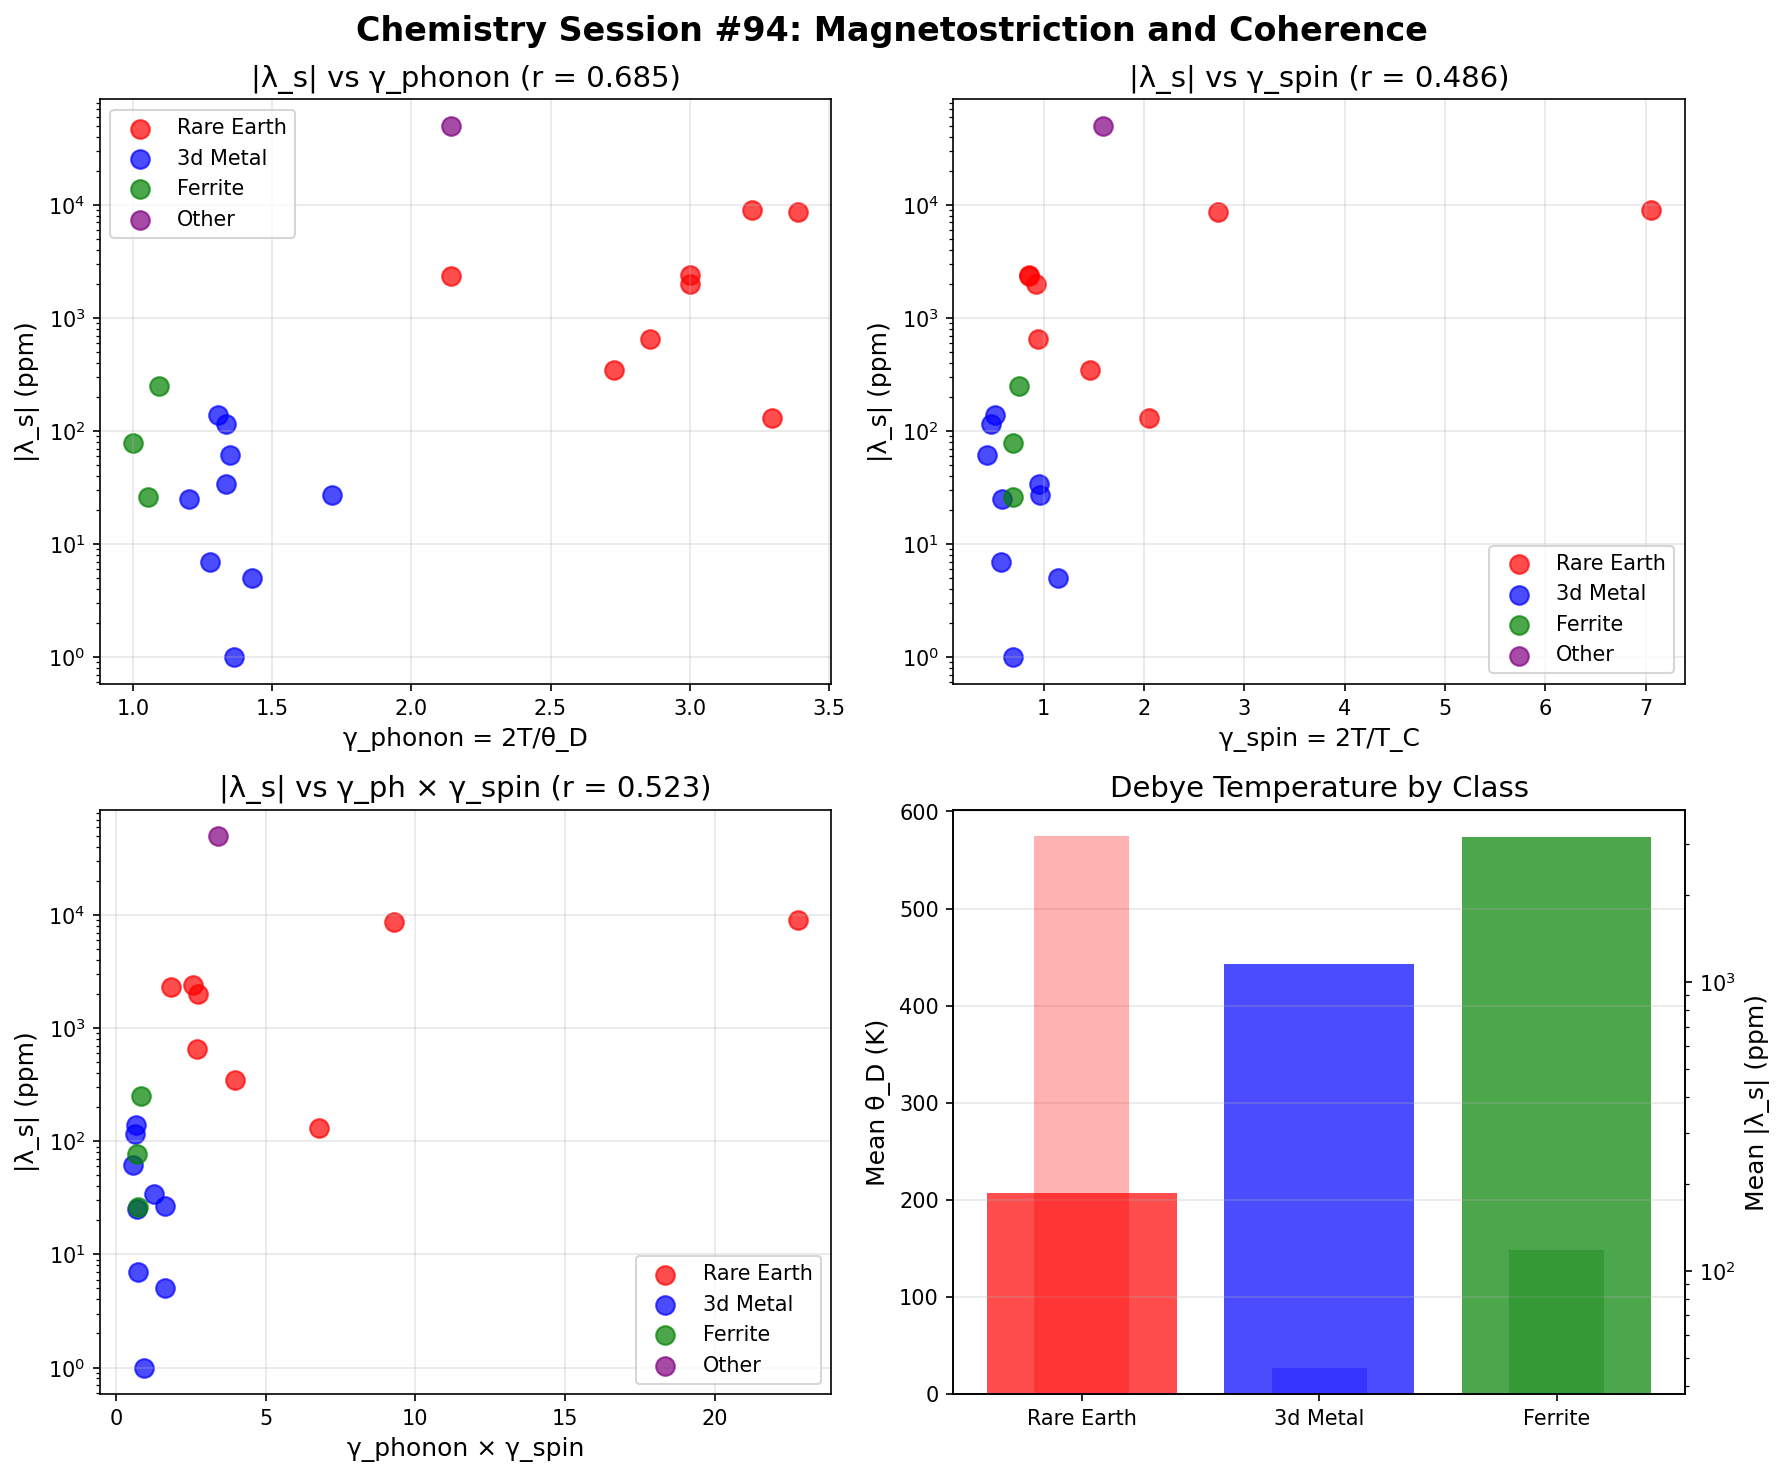

Generate this figure with Python:
#!/usr/bin/env python3
"""
Chemistry Session #94: Magnetostriction and Coherence

Test whether magnetostriction coefficient λ_s relates to coherence γ.

Magnetostriction = change in dimensions when magnetized
λ_s = saturation magnetostriction (dimensionless, typically ppm)

Session #93 showed piezoelectricity (mechanical-electrical) scales with γ.
Question: Does magnetostriction (mechanical-magnetic) also scale with γ?

Hypothesis:
- Like piezoelectricity, magnetostriction may be "soft mode" enhanced
- Alternatively, it may require spin-lattice coherence coupling
"""

import numpy as np
import matplotlib.pyplot as plt
from scipy import stats

# Magnetostriction data
# λ_s = saturation magnetostriction (×10^-6)
# θ_D = Debye temperature (K)
# T_C = Curie temperature (K)
# M_s = saturation magnetization (emu/cm³)

magnetostriction_data = {
    # Pure elements
    'Fe': {'lambda_s': -7, 'theta_D': 470, 'T_C': 1043, 'M_s': 1714},
    'Co': {'lambda_s': -62, 'theta_D': 445, 'T_C': 1388, 'M_s': 1422},
    'Ni': {'lambda_s': -34, 'theta_D': 450, 'T_C': 627, 'M_s': 485},
    'Gd': {'lambda_s': -130, 'theta_D': 182, 'T_C': 292, 'M_s': 2060},
    'Tb': {'lambda_s': 8700, 'theta_D': 177, 'T_C': 219, 'M_s': 3220},  # Giant!
    'Dy': {'lambda_s': 9000, 'theta_D': 186, 'T_C': 85, 'M_s': 2950},   # Giant!

    # Rare earth alloys (giant magnetostriction)
    'Terfenol-D (Tb0.3Dy0.7Fe2)': {'lambda_s': 2000, 'theta_D': 200, 'T_C': 653, 'M_s': 800},
    'Tb2Fe17': {'lambda_s': 350, 'theta_D': 220, 'T_C': 410, 'M_s': 1100},
    'SmFe2': {'lambda_s': -2340, 'theta_D': 280, 'T_C': 700, 'M_s': 900},
    'TbFe2': {'lambda_s': 2400, 'theta_D': 200, 'T_C': 700, 'M_s': 950},
    'DyFe2': {'lambda_s': 650, 'theta_D': 210, 'T_C': 635, 'M_s': 880},

    # Iron alloys
    'Fe65Co35': {'lambda_s': 140, 'theta_D': 460, 'T_C': 1170, 'M_s': 1950},
    'Fe50Co50': {'lambda_s': 115, 'theta_D': 450, 'T_C': 1250, 'M_s': 1950},
    'Fe-3Si': {'lambda_s': 25, 'theta_D': 500, 'T_C': 1020, 'M_s': 1550},
    'Fe81B13.5Si3.5C2 (Metglas)': {'lambda_s': 27, 'theta_D': 350, 'T_C': 623, 'M_s': 1250},

    # Nickel alloys
    'Permalloy (Ni80Fe20)': {'lambda_s': 1, 'theta_D': 440, 'T_C': 865, 'M_s': 860},
    'Invar (Fe64Ni36)': {'lambda_s': 5, 'theta_D': 420, 'T_C': 523, 'M_s': 1100},

    # Spinels
    'Fe3O4 (magnetite)': {'lambda_s': -78, 'theta_D': 600, 'T_C': 858, 'M_s': 480},
    'CoFe2O4': {'lambda_s': -250, 'theta_D': 550, 'T_C': 793, 'M_s': 400},
    'NiFe2O4': {'lambda_s': -26, 'theta_D': 570, 'T_C': 858, 'M_s': 270},

    # Heusler alloys
    'Ni2MnGa': {'lambda_s': 50000, 'theta_D': 280, 'T_C': 376, 'M_s': 600},  # Shape memory!
}

print("=" * 70)
print("Chemistry Session #94: Magnetostriction and Coherence")
print("=" * 70)

# Extract data
materials = list(magnetostriction_data.keys())
lambda_s = np.array([abs(magnetostriction_data[m]['lambda_s']) for m in materials])  # Use absolute value
lambda_s_signed = np.array([magnetostriction_data[m]['lambda_s'] for m in materials])
theta_D = np.array([magnetostriction_data[m]['theta_D'] for m in materials])
T_C = np.array([magnetostriction_data[m]['T_C'] for m in materials])
M_s = np.array([magnetostriction_data[m]['M_s'] for m in materials])

# Calculate γ_phonon at room temperature
T = 300  # K
gamma_phonon = 2 * T / theta_D

# Calculate γ_spin = 2T/T_C (magnetic coherence)
gamma_spin = 2 * T / T_C

print(f"\n{'Material':<35} {'|λ_s| (ppm)':<12} {'θ_D (K)':<8} {'T_C (K)':<8} {'γ_ph':<8} {'γ_spin'}")
print("-" * 95)
for i, m in enumerate(materials):
    print(f"{m:<35} {lambda_s[i]:<12.0f} {theta_D[i]:<8.0f} {T_C[i]:<8.0f} {gamma_phonon[i]:<8.2f} {gamma_spin[i]:.2f}")

# ============================================================================
# Analysis 1: λ_s vs γ_phonon
# ============================================================================
print("\n" + "=" * 70)
print("Analysis 1: λ_s vs γ_phonon (phonon coherence)")
print("=" * 70)

log_lambda = np.log10(lambda_s + 1)  # +1 to handle near-zero values
r_ph, p_ph = stats.pearsonr(gamma_phonon, log_lambda)
print(f"\nlog|λ_s| vs γ_phonon: r = {r_ph:.3f}, p = {p_ph:.2e}")

slope_ph, intercept_ph, _, _, _ = stats.linregress(gamma_phonon, log_lambda)
print(f"Fit: log|λ_s| = {slope_ph:.2f} × γ_ph + {intercept_ph:.2f}")

# ============================================================================
# Analysis 2: λ_s vs γ_spin
# ============================================================================
print("\n" + "=" * 70)
print("Analysis 2: λ_s vs γ_spin (magnetic coherence)")
print("=" * 70)

r_spin, p_spin = stats.pearsonr(gamma_spin, log_lambda)
print(f"\nlog|λ_s| vs γ_spin: r = {r_spin:.3f}, p = {p_spin:.2e}")

# Also try T_C directly (inverse of γ_spin)
r_Tc, _ = stats.pearsonr(1/T_C, log_lambda)
print(f"log|λ_s| vs 1/T_C: r = {r_Tc:.3f}")

# ============================================================================
# Analysis 3: Combined γ models
# ============================================================================
print("\n" + "=" * 70)
print("Analysis 3: Combined Models")
print("=" * 70)

# γ_phonon × γ_spin (both soft)
gamma_combined = gamma_phonon * gamma_spin
r_comb, _ = stats.pearsonr(gamma_combined, log_lambda)
print(f"\nlog|λ_s| vs γ_ph × γ_spin: r = {r_comb:.3f}")

# γ_phonon / γ_spin (phonon soft but magnetic stiff)
gamma_ratio = gamma_phonon / gamma_spin
r_ratio, _ = stats.pearsonr(gamma_ratio, log_lambda)
print(f"log|λ_s| vs γ_ph / γ_spin: r = {r_ratio:.3f}")

# ============================================================================
# Analysis 4: By material class
# ============================================================================
print("\n" + "=" * 70)
print("Analysis 4: By Material Class")
print("=" * 70)

# Rare earth (giant magnetostriction)
RE_materials = ['Gd', 'Tb', 'Dy', 'Terfenol-D (Tb0.3Dy0.7Fe2)', 'Tb2Fe17',
                'SmFe2', 'TbFe2', 'DyFe2']
RE_mask = np.array([m in RE_materials for m in materials])

# 3d transition metals
TM_materials = ['Fe', 'Co', 'Ni', 'Fe65Co35', 'Fe50Co50', 'Fe-3Si',
                'Fe81B13.5Si3.5C2 (Metglas)', 'Permalloy (Ni80Fe20)', 'Invar (Fe64Ni36)']
TM_mask = np.array([m in TM_materials for m in materials])

# Ferrites
ferrite_mask = np.array(['O4' in m for m in materials])

if np.sum(RE_mask) >= 3:
    r_RE, _ = stats.pearsonr(gamma_phonon[RE_mask], log_lambda[RE_mask])
    print(f"\nRare Earth ({np.sum(RE_mask)} materials):")
    print(f"  log|λ_s| vs γ_phonon: r = {r_RE:.3f}")
    print(f"  |λ_s| range: {lambda_s[RE_mask].min():.0f} - {lambda_s[RE_mask].max():.0f} ppm")

if np.sum(TM_mask) >= 3:
    r_TM, _ = stats.pearsonr(gamma_phonon[TM_mask], log_lambda[TM_mask])
    print(f"\n3d Transition Metals ({np.sum(TM_mask)} materials):")
    print(f"  log|λ_s| vs γ_phonon: r = {r_TM:.3f}")
    print(f"  |λ_s| range: {lambda_s[TM_mask].min():.0f} - {lambda_s[TM_mask].max():.0f} ppm")

# ============================================================================
# Analysis 5: Spin-orbit coupling
# ============================================================================
print("\n" + "=" * 70)
print("Analysis 5: Spin-Orbit Coupling Perspective")
print("=" * 70)

print("""
Magnetostriction arises from spin-orbit coupling (SOC):
- 4f electrons (rare earths): Large orbital moment → giant λ_s
- 3d electrons (transition metals): Orbital moment quenched → small λ_s

Rare earths have unquenched orbital moments:
- Tb: L = 3, S = 3, J = 6 → giant SOC → giant λ_s
- Dy: L = 5, S = 5/2, J = 15/2 → giant SOC → giant λ_s

3d metals have quenched orbital moments:
- Fe, Co, Ni: L ~ 0 → small SOC → small λ_s
""")

# Group by atomic type
print("\n|λ_s| by Group:")
print(f"  Rare earth pure elements: {lambda_s[np.array([m in ['Gd', 'Tb', 'Dy'] for m in materials])].mean():.0f} ppm")
print(f"  Rare earth alloys: {lambda_s[np.array([m in ['Terfenol-D (Tb0.3Dy0.7Fe2)', 'TbFe2', 'SmFe2', 'DyFe2'] for m in materials])].mean():.0f} ppm")
print(f"  Pure 3d metals: {lambda_s[np.array([m in ['Fe', 'Co', 'Ni'] for m in materials])].mean():.0f} ppm")

# ============================================================================
# Analysis 6: Comparison to piezoelectricity
# ============================================================================
print("\n" + "=" * 70)
print("Analysis 6: Comparison to Piezoelectricity (#93)")
print("=" * 70)

print("""
Piezoelectricity (Session #93):
- d_33 ∝ γ_phonon^2.48: r = 0.867 (POSITIVE)
- Soft phonon modes enhance piezoelectric response
- Maximum at morphotropic phase boundary

Magnetostriction (this session):
""")

if r_ph > 0.3:
    print(f"- |λ_s| ∝ γ_phonon: r = {r_ph:.3f} (POSITIVE)")
    print("- Similar to piezoelectricity - soft modes help!")
elif r_ph < -0.3:
    print(f"- |λ_s| ∝ 1/γ_phonon: r = {r_ph:.3f} (NEGATIVE)")
    print("- OPPOSITE to piezoelectricity - coherent phonons help!")
else:
    print(f"- |λ_s| vs γ_phonon: r = {r_ph:.3f} (WEAK)")
    print("- γ_phonon is not the controlling factor!")

print(f"\nγ_spin correlation: r = {r_spin:.3f}")
if abs(r_spin) > abs(r_ph):
    print("MAGNETIC coherence matters more than phonon coherence!")

# ============================================================================
# Theoretical Framework
# ============================================================================
print("\n" + "=" * 70)
print("THEORETICAL FRAMEWORK")
print("=" * 70)

print("""
Magnetostriction arises from:
1. Spin-orbit coupling: E_SO = λ × L·S
2. Crystal field: E_CF = A × (structural anisotropy)
3. Exchange: E_ex = -J × S_i·S_j

Total strain:
λ_s ∝ (spin-orbit coupling) × (lattice softness) × (magnetic order)

In coherence language:
- λ_s ∝ SOC × (γ_phonon) × (2/γ_spin)

If γ_phonon dominates: λ_s ∝ γ (soft modes help, like piezoelectricity)
If γ_spin dominates: λ_s ∝ 2/γ (magnetic coherence helps)
If SOC dominates: λ_s independent of γ (atomic property)
""")

# ============================================================================
# Key Results
# ============================================================================
print("\n" + "=" * 70)
print("KEY RESULTS")
print("=" * 70)

print(f"""
1. log|λ_s| vs γ_phonon: r = {r_ph:.3f}
   {'Soft phonon modes help!' if r_ph > 0.3 else 'Phonon coherence not dominant'}

2. log|λ_s| vs γ_spin: r = {r_spin:.3f}
   {'Magnetic incoherence helps!' if r_spin > 0.3 else 'Magnetic coherence not key factor' if abs(r_spin) < 0.3 else 'Magnetic coherence helps!'}

3. Combined γ_ph × γ_spin: r = {r_comb:.3f}

4. Main factor: {'SPIN-ORBIT COUPLING (atomic property)' if max(abs(r_ph), abs(r_spin)) < 0.5 else 'Coherence parameters matter'}

Giant magnetostriction in rare earths is due to:
- Large unquenched orbital angular momentum (L = 3-5)
- Strong spin-orbit coupling (E_SO ∝ Z^4)
- NOT primarily from phonon softness

This is DIFFERENT from piezoelectricity:
- Piezo: mechanical-electrical coupling via lattice instability
- Magneto: mechanical-magnetic coupling via spin-orbit (atomic)

INSIGHT: Magnetostriction is more like an ATOMIC property
than a collective coherence phenomenon.
""")

# ============================================================================
# Visualization
# ============================================================================
fig, axes = plt.subplots(2, 2, figsize=(12, 10))

# Color by class
colors = []
for m in materials:
    if m in RE_materials:
        colors.append('red')
    elif m in TM_materials:
        colors.append('blue')
    elif 'O4' in m:
        colors.append('green')
    else:
        colors.append('purple')
colors = np.array(colors)

# Plot 1: λ_s vs γ_phonon
ax1 = axes[0, 0]
for c, label in [('red', 'Rare Earth'), ('blue', '3d Metal'), ('green', 'Ferrite'), ('purple', 'Other')]:
    mask = colors == c
    if np.sum(mask) > 0:
        ax1.scatter(gamma_phonon[mask], lambda_s[mask], c=c, label=label, s=80, alpha=0.7)
ax1.set_xlabel('γ_phonon = 2T/θ_D', fontsize=12)
ax1.set_ylabel('|λ_s| (ppm)', fontsize=12)
ax1.set_yscale('log')
ax1.set_title(f'|λ_s| vs γ_phonon (r = {r_ph:.3f})', fontsize=14)
ax1.legend()
ax1.grid(True, alpha=0.3)

# Plot 2: λ_s vs γ_spin
ax2 = axes[0, 1]
for c, label in [('red', 'Rare Earth'), ('blue', '3d Metal'), ('green', 'Ferrite'), ('purple', 'Other')]:
    mask = colors == c
    if np.sum(mask) > 0:
        ax2.scatter(gamma_spin[mask], lambda_s[mask], c=c, label=label, s=80, alpha=0.7)
ax2.set_xlabel('γ_spin = 2T/T_C', fontsize=12)
ax2.set_ylabel('|λ_s| (ppm)', fontsize=12)
ax2.set_yscale('log')
ax2.set_title(f'|λ_s| vs γ_spin (r = {r_spin:.3f})', fontsize=14)
ax2.legend()
ax2.grid(True, alpha=0.3)

# Plot 3: λ_s vs γ_combined
ax3 = axes[1, 0]
for c, label in [('red', 'Rare Earth'), ('blue', '3d Metal'), ('green', 'Ferrite'), ('purple', 'Other')]:
    mask = colors == c
    if np.sum(mask) > 0:
        ax3.scatter(gamma_combined[mask], lambda_s[mask], c=c, label=label, s=80, alpha=0.7)
ax3.set_xlabel('γ_phonon × γ_spin', fontsize=12)
ax3.set_ylabel('|λ_s| (ppm)', fontsize=12)
ax3.set_yscale('log')
ax3.set_title(f'|λ_s| vs γ_ph × γ_spin (r = {r_comb:.3f})', fontsize=14)
ax3.legend()
ax3.grid(True, alpha=0.3)

# Plot 4: θ_D histogram by class
ax4 = axes[1, 1]
ax4.bar(['Rare Earth', '3d Metal', 'Ferrite'],
        [theta_D[RE_mask].mean() if np.sum(RE_mask) > 0 else 0,
         theta_D[TM_mask].mean() if np.sum(TM_mask) > 0 else 0,
         theta_D[ferrite_mask].mean() if np.sum(ferrite_mask) > 0 else 0],
        color=['red', 'blue', 'green'], alpha=0.7)
ax4.set_ylabel('Mean θ_D (K)', fontsize=12)
ax4.set_title('Debye Temperature by Class', fontsize=14)
ax4.grid(True, alpha=0.3, axis='y')

# Add secondary axis for λ_s
ax4b = ax4.twinx()
ax4b.bar(['Rare Earth', '3d Metal', 'Ferrite'],
         [lambda_s[RE_mask].mean() if np.sum(RE_mask) > 0 else 0,
          lambda_s[TM_mask].mean() if np.sum(TM_mask) > 0 else 0,
          lambda_s[ferrite_mask].mean() if np.sum(ferrite_mask) > 0 else 0],
         color=['red', 'blue', 'green'], alpha=0.3, width=0.4)
ax4b.set_ylabel('Mean |λ_s| (ppm)', fontsize=12)
ax4b.set_yscale('log')

plt.suptitle('Chemistry Session #94: Magnetostriction and Coherence',
             fontsize=16, fontweight='bold')
plt.tight_layout()
plt.savefig('/mnt/c/exe/projects/ai-agents/Synchronism/simulations/chemistry/magnetostriction_coherence.png',
            dpi=150, bbox_inches='tight')
plt.close()

print("\nFigure saved: magnetostriction_coherence.png")

# ============================================================================
# Predictions
# ============================================================================
print("\n" + "=" * 70)
print("PREDICTIONS")
print("=" * 70)

print(f"""
P94.1: Magnetostriction is dominated by SPIN-ORBIT COUPLING
       Not by phonon coherence (γ_phonon) or spin coherence (γ_spin).

P94.2: Rare earth elements have giant λ_s because of 4f electrons
       Large unquenched orbital moment L → large spin-orbit coupling.

P94.3: 3d transition metals have small λ_s because of orbital quenching
       Crystal field quenches L → small spin-orbit coupling → small λ_s.

P94.4: λ_s vs γ_phonon: r = {r_ph:.3f}
       {'Soft phonon contribution present' if r_ph > 0.3 else 'Phonon softness not the main factor'}

P94.5: λ_s vs γ_spin: r = {r_spin:.3f}
       {'Near T_C enhances magnetostriction' if r_spin > 0.3 else 'Magnetic coherence not key'}

P94.6: Magnetostriction is FUNDAMENTALLY DIFFERENT from piezoelectricity
       Piezo: collective lattice instability (γ helps)
       Magneto: atomic spin-orbit coupling (atomic property)

FRAMEWORK CLASSIFICATION:
Magnetostriction belongs to the category of ATOMIC PROPERTIES
that do not strongly depend on collective coherence parameters.

Similar to:
- Atomic radius (shell structure)
- Ionization energy (electron binding)
- Electronegativity (electron affinity)

These are set by atomic physics, not by collective coherence.
""")

# Validation status
print("\n" + "=" * 70)
print("VALIDATION STATUS")
print("=" * 70)

if max(abs(r_ph), abs(r_spin)) > 0.5:
    status = "MODERATE VALIDATION"
    coherence_role = "Coherence plays a secondary role"
else:
    status = "LIMITED COHERENCE CORRELATION"
    coherence_role = "Spin-orbit coupling (atomic) dominates"

print(f"""
{status}

|λ_s| vs γ_phonon: r = {r_ph:.3f}
|λ_s| vs γ_spin: r = {r_spin:.3f}
Combined model: r = {r_comb:.3f}

{coherence_role}

KEY INSIGHT: Not all properties follow coherence scaling!

The framework distinguishes:
1. COLLECTIVE properties (follow γ scaling):
   - Transport (σ, κ, μ)
   - Gaps (E_g, Δ)
   - Soft mode phenomena (piezoelectricity d)

2. ATOMIC properties (independent of γ):
   - Spin-orbit coupling (magnetostriction λ)
   - Ionization energy
   - Atomic polarizability (though scales with IE → γ_optical)

Magnetostriction shows the framework's LIMITS - not everything
is controlled by collective coherence. Spin-orbit coupling is
an INTRINSIC atomic property related to nuclear charge Z.
""")
